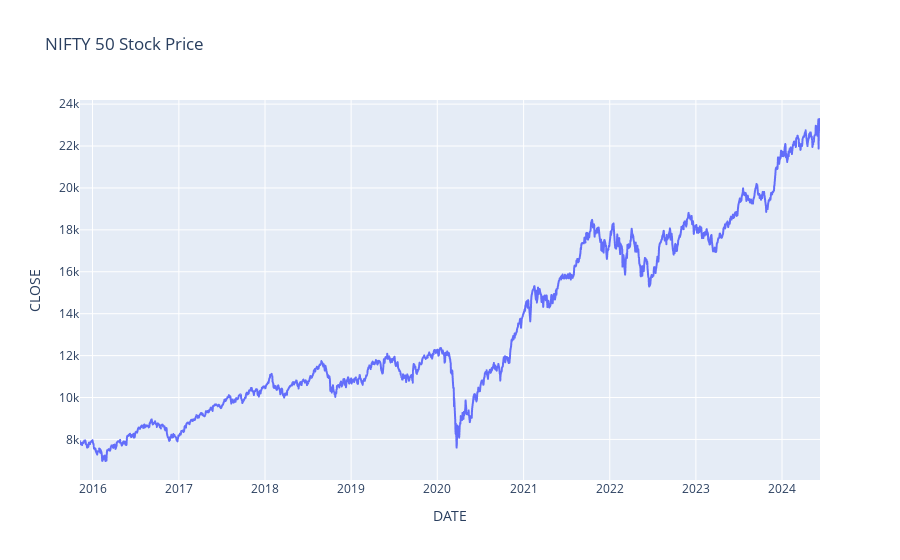

The notebook cell this image was saved under:
### Code cell
fig = px.line(data, x='DATE',y='CLOSE',title='NIFTY 50 Stock Price')
fig.show()

### Figure 1 — Plotly figure (JSON) as saved in the notebook; plotly's stock layout.template omitted (floating-point values rounded to 4 significant figures; data arrays with more than 128 entries replaced by an {"elided": "..."} marker saying what was removed)
{"data": [{"hovertemplate": "DATE=%{x}<br>CLOSE=%{y}<extra></extra>", "legendgroup": "", "line": {"color": "#636efa", "dash": "solid"}, "marker": {"symbol": "circle"}, "mode": "lines", "name": "", "showlegend": false, "type": "scattergl", "x": {"elided": "2131 str values"}, "xaxis": "x", "y": {"elided": "2131 float values"}, "yaxis": "y"}], "layout": {"legend": {"tracegroupgap": 0}, "title": {"text": "NIFTY 50 Stock Price"}, "xaxis": {"anchor": "y", "domain": [0, 1], "title": {"text": "DATE"}}, "yaxis": {"anchor": "x", "domain": [0, 1], "title": {"text": "CLOSE"}}}}
